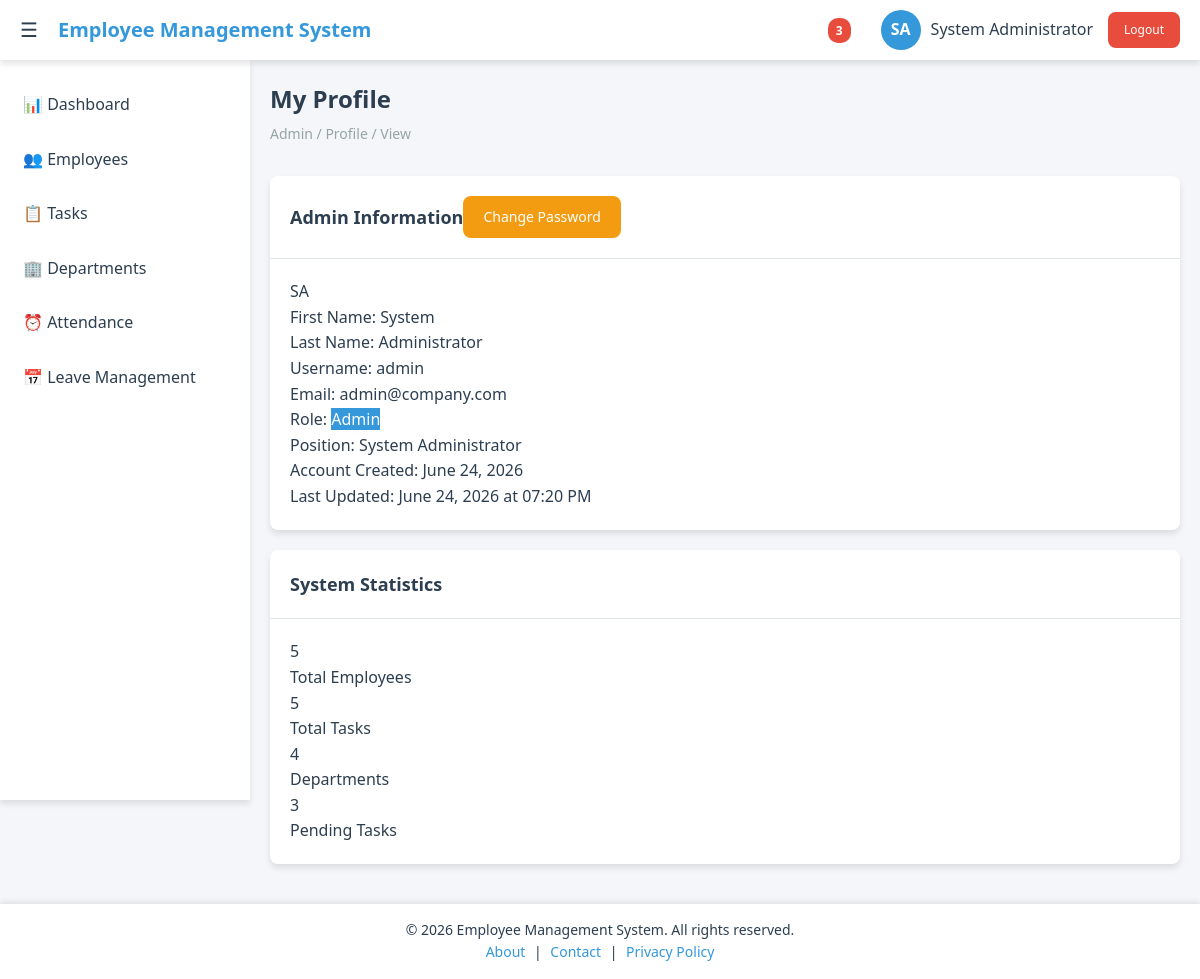
The app's page /admin/profile/view.php (signed in) with its own data.
### tables this page shows
CREATE TABLE users (
    id INT PRIMARY KEY AUTO_INCREMENT,
    username VARCHAR(50) UNIQUE NOT NULL,
    email VARCHAR(100) UNIQUE NOT NULL,
    password VARCHAR(255) NOT NULL,
    first_name VARCHAR(50) NOT NULL,
    last_name VARCHAR(50) NOT NULL,
    role ENUM('admin', 'employee') DEFAULT 'employee',
    department_id INT,
    position VARCHAR(100),
    phone VARCHAR(20),
    hire_date DATE DEFAULT CURRENT_DATE,
    status ENUM('active', 'inactive') DEFAULT 'active',
    created_at TIMESTAMP DEFAULT CURRENT_TIMESTAMP,
    updated_at TIMESTAMP DEFAULT CURRENT_TIMESTAMP ON UPDATE CURRENT_TIMESTAMP
);

### admin/profile/view.php (the view, shortened to what this page needs)
<?php
include '../../config.php';
$user_id = $_SESSION['user_id'];
$sql = "SELECT * FROM users WHERE id = ?";
$stmt = $conn->prepare($sql);
$stmt->bind_param("i", $user_id);
$stmt->execute();
$result = $stmt->get_result();
$admin = $result->fetch_assoc();
?>
<!DOCTYPE html>
<html lang="en">
<head>
    <link rel="stylesheet" href="../../assets/css/style.css">
    <link rel="stylesheet" href="../../assets/css/admin.css">
</head>
<body>
    <?php include '../../includes/header.php'; ?>
    <?php include '../../includes/sidebar.php'; ?>
    <main class="main-content">
        <div class="page-header">
            <h1 class="page-title">My Profile</h1>
            <div class="breadcrumb">Admin / Profile / View</div>
        </div>
        <div class="profile-container">
            <div class="card">
                <div class="card-header">
                    <h2 class="card-title">Admin Information</h2>
                    <a href="change_password.php" class="btn btn-warning">Change Password</a>
                </div>
                <div class="card-body">
                    <div class="profile-details">
                        <div class="profile-avatar">
                            <div class="avatar-large">
                                <?php echo strtoupper(substr($admin['first_name'], 0, 1) . substr($admin['last_name'], 0, 1)); ?>
                            </div>
                        </div>
                        <div class="detail-grid">
                            <div class="detail-item">
                                <label>First Name:</label>
                                <span><?php echo htmlspecialchars($admin['first_name']); ?></span>
                            </div>
                            <div class="detail-item">
                                <label>Last Name:</label>
                                <span><?php echo htmlspecialchars($admin['last_name']); ?></span>
                            </div>
                            <div class="detail-item">
                                <label>Username:</label>
                                <span><?php echo htmlspecialchars($admin['username']); ?></span>
                            </div>
                            <div class="detail-item">
                                <label>Email:</label>
                                <span><?php echo htmlspecialchars($admin['email']); ?></span>
                            </div>
                            <div class="detail-item">
                                <label>Role:</label>
                                <span class="badge" style="background: var(--primary-color); color: white;">
                                    <?php echo ucfirst($admin['role']); ?>
                                </span>
                            </div>
                            <div class="detail-item">
                                <label>Position:</label>
                                <span><?php echo htmlspecialchars($admin['position'] ?? 'System Administrator'); ?></span>
                            </div>
                            <div class="detail-item">
                                <label>Account Created:</label>
                                <span><?php echo date('F d, Y', strtotime($admin['created_at'])); ?></span>
                            </div>
                            <div class="detail-item">
                                <label>Last Updated:</label>
                                <span><?php echo date('F d, Y \a\t h:i A', strtotime($admin['updated_at'])); ?></span>
                            </div>
                        </div>
                    </div>
                </div>
            </div>
            <div class="card">
                <div class="card-header">
                    <h2 class="card-title">System Statistics</h2>
                </div>
                <div class="card-body">
                    <?php
                    $employees_sql = "SELECT COUNT(*) as total_employees FROM users WHERE role = 'employee' AND status = 'active'";
                    $employees_result = $conn->query($employees_sql);
                    $total_employees = $employees_result->fetch_assoc()['total_employees'];
                    $tasks_sql = "SELECT COUNT(*) as total_tasks FROM tasks";
                    $tasks_result = $conn->query($tasks_sql);
                    $total_tasks = $tasks_result->fetch_assoc()['total_tasks'];
                    $departments_sql = "SELECT COUNT(*) as total_departments FROM departments WHERE status = 'active'";
                    $departments_result = $conn->query($departments_sql);
                    $total_departments = $departments_result->fetch_assoc()['total_departments'];
                    $pending_tasks_sql = "SELECT COUNT(*) as pending_tasks FROM tasks WHERE status = 'pending'";
                    $pending_tasks_result = $conn->query($pending_tasks_sql);
                    $pending_tasks = $pending_tasks_result->fetch_assoc()['pending_tasks'];
                    ?>
                    <div class="stats-grid">
                        <div class="stat-item">
                            <div class="stat-number"><?php echo $total_employees; ?></div>
                            <div class="stat-label">Total Employees</div>
                        </div>
                        <div class="stat-item">
                            <div class="stat-number"><?php echo $total_tasks; ?></div>
                            <div class="stat-label">Total Tasks</div>
                        </div>
                        <div class="stat-item">
                            <div class="stat-number"><?php echo $total_departments; ?></div>
                            <div class="stat-label">Departments</div>
                        </div>
                        <div class="stat-item">
                            <div class="stat-number"><?php echo $pending_tasks; ?></div>
                            <div class="stat-label">Pending Tasks</div>
                        </div>
                    </div>
                </div>
            </div>
        </div>
    </main>
    <?php include '../../includes/footer.php'; ?>
</body>
</html>

### assets/css/style.css (style rules this page uses)
:root { --primary-color: #3498db; --primary-dark: #2980b9; --secondary-color: #2c3e50; --success-color: #27ae60; --warning-color: #f39c12; --danger-color: #e74c3c; --light-color: #ecf0f1; --dark-color: #34495e; --white: #ffffff; --gray: #95a5a6; --gray-light: #bdc3c7; --border-radius: 8px; --box-shadow: 0 4px 6px rgba(0, 0, 0, 0.1); --transition: all 0.3s ease; --sidebar-width: 250px; --header-height: 60px; }
* { margin: 0; padding: 0; box-sizing: border-box; }
body { font-family: 'Segoe UI', Tahoma, Geneva, Verdana, sans-serif; background-color: #f5f6fa; color: var(--secondary-color); line-height: 1.6; }
.main-content { margin-left: var(--sidebar-width); margin-top: var(--header-height); padding: 20px; transition: var(--transition); min-height: calc(100vh - var(--header-height)); }
.page-header { margin-bottom: 30px; }
.page-title { font-size: 24px; font-weight: 600; color: var(--secondary-color); margin-bottom: 5px; }
.breadcrumb { color: var(--gray); font-size: 14px; }
.card { background: var(--white); border-radius: var(--border-radius); box-shadow: var(--box-shadow); margin-bottom: 20px; transition: var(--transition); }
.card-header { padding: 20px; border-bottom: 1px solid #e1e8ed; display: flex; justify-content: between; align-items: center; }
.card-title { font-size: 18px; font-weight: 600; color: var(--secondary-color); }
.card-body { padding: 20px; }
.btn { display: inline-flex; align-items: center; gap: 8px; padding: 10px 20px; border: none; border-radius: var(--border-radius); font-size: 14px; font-weight: 500; cursor: pointer; transition: var(--transition); text-decoration: none; }
.btn-warning { background-color: var(--warning-color); color: var(--white); }
body { padding-top: 0; }

### includes/footer.php (style rules this page uses)
body, html { min-height: 100%; display: flex; flex-direction: column; }
.main-content { flex: 1 0 auto; }

### records on screen
users: first_name+last_name "SA", first_name "System", last_name "Administrator", username "admin", email "admin@company.com", role "Admin", position "System Administrator", created_at "June 24, 2026", updated_at "June 24, 2026 at 07:20 PM"

### other values on screen
$pending_count + $unassigned_count "3"
$_SESSION['first_name'] "System"
$_SESSION['last_name'] "Administrator"
$total_employees "5"
$total_tasks "5"
$total_departments "4"
$pending_tasks "3"
